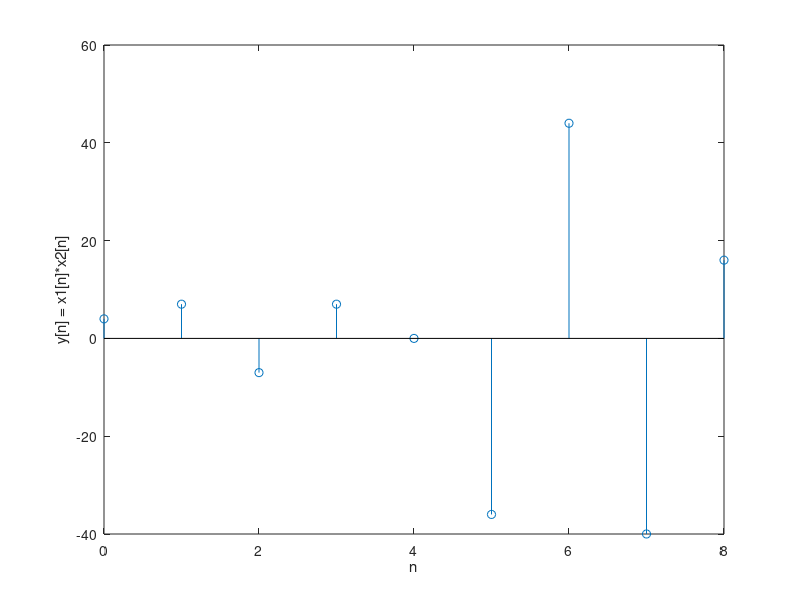
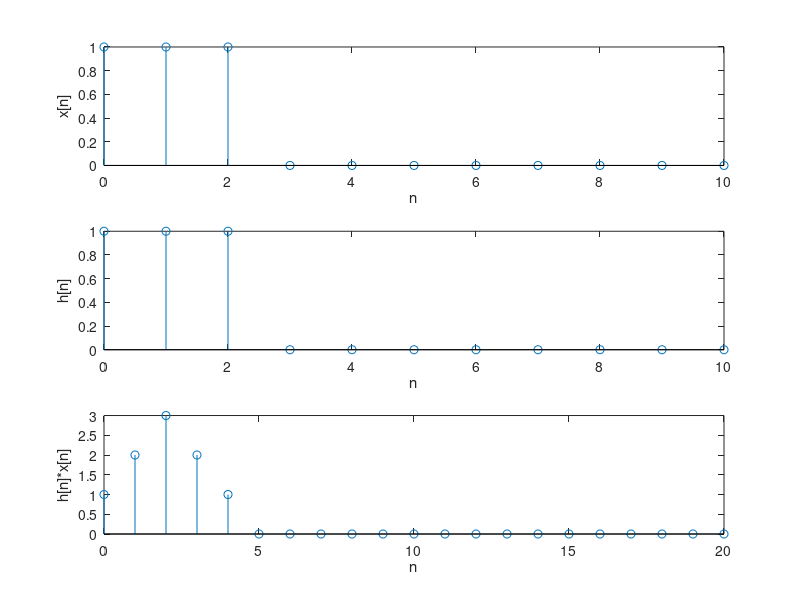
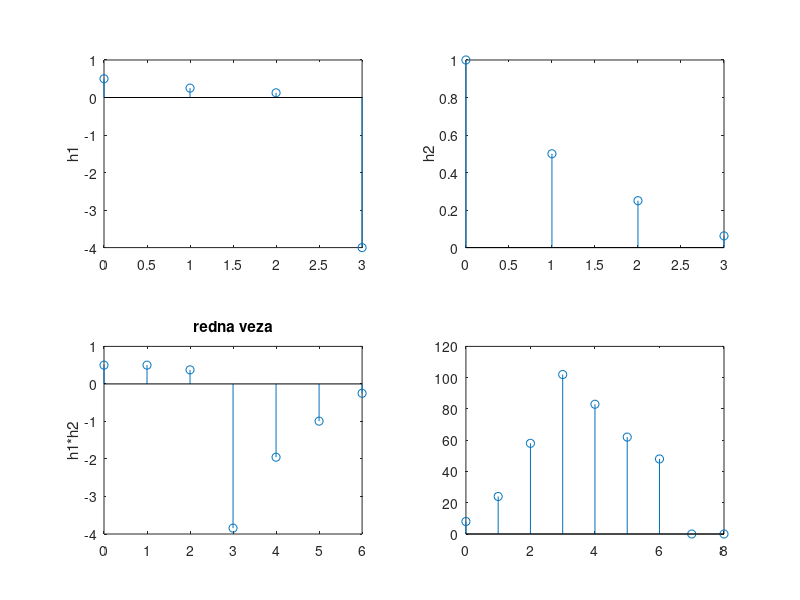
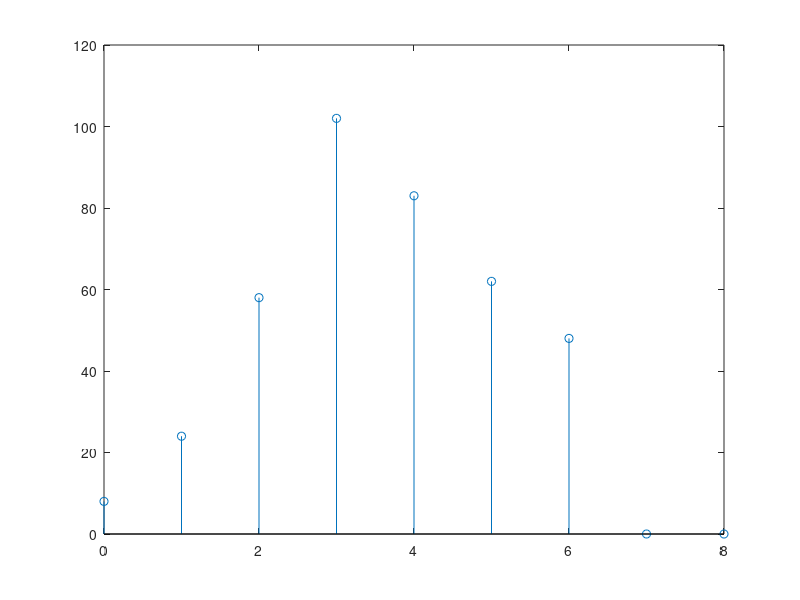

Here is the MATLAB script that generated these plots, in order:
% KONVOLUCIJA
% a[n]*b[n] = sum(a[k]b[n-k])  k=(-inf, inf)
% ili u MATLAB-u conv(a, b)
% ako prvi signal ima duzinu Na, a drugi Nb, 
% duzina signala konvolucije bice duzine Na+Nb-1

% IMPULSNI ODZIV
% Odziv sistema na delta impuls na ulazu
% IMPULSNI_ODZIV[n] = delta[n]*sistem
% Y[n] = conv(X[n], IMPULSNI_ODZIV[n])

% ** conv se koristi i za mnozenje polinoma

%% 1
x1 = [4, 3, -6, 8, -4];
x2 = [1, 1, -1, 2, -4];
y = conv(x1, x2);
Ny = length(x1) + length(x2) - 1;
n = 0:Ny-1;
figure, stem(n, y);
xlabel('n');
ylabel("y[n] = x1[n]*x2[n]")

%% 2  
% impulsni odziv
n = 0:10;
h = (n>=0) - ((n-3)>=0);
x = h;
figure, subplot(311);
stem(n, x);
xlabel("n")
ylabel("x[n]")

subplot(312);
stem(n, h);
xlabel("n")
ylabel("h[n]")

y = conv(x, h);
ny = 0:length(y)-1;
subplot(313);
stem(ny, y);
xlabel("n")
ylabel("h[n]*x[n]")

%% 3
% redna veza --> h1 --> h2 --> postaje conv(h1, h2)
% paralelne veza 
% --> h1 --> + -->   postaje h1+h2
%  |--> h2 --^
h1 = [0.5, 0.25, 0.125, -4];
h2 = [1, 0.5, 0.25, 0.0625];
n = 0:3;
figure, subplot(221);
stem(n, h1);
ylabel("h1")
subplot(222);
stem(n, h2);
ylabel("h2")

% redna veza
h3 = conv(h1, h2);
nh3 = 0:length(h3)-1;
subplot(223)
stem(nh3, h3)
ylabel('h1*h2')
title('redna veza')

% paralelna veza
h4 = h1+h2;
subplot(224)
stem(n, h4)
ylabel('h1+h2')
title('paralelna veza')


%% 6 (4 i 5 preskociti)
% Izracunati izlaz sistema sa slike
n = 0:3;
h1 = (n>=0)-((n-2)>=0);
h2 = [1, 2, 0, 0]; % dodate de nule kako bi duzine h1 i h2 bile iste
h3 = [2, 2, 1, 2];
x = [2, 1, 8];
%y = conv(x, conv((h1+h2), h3));
y = conv(h3, conv(x, (h1+h2)));

stem(0:length(y)-1, y)

%% postepeno
n = 0:3;
h1 = (n>=0)-((n-2)>=0);
h2 = [1, 2, 0, 0];
h3 = [2, 2, 1, 2];
x = [2, 1, 8];
x1 = conv(x, h1);
x2 = conv(x, h2);
x3 = x1+x2;
y = conv(x3, h3);
ny = 0:length(y)-1;
figure, stem(ny, y);

%% 7 
n = 0:3;
x = (n==0) - 0.1*((n-1)==0) + 4*((n-2)==0);
r1 = (n==0) - 5*((n-1)==0) + 9*((n-2)==0)+ 3 *((n-4)==0);
r2 = -(n==0);
r3 = (n==0) - 2*((n-1)==0) + 5*((n-2)==0) -((n-3)==0);

x1 = conv(x, conv(r1, (r2+r3)));
% x i x1 moraju biti iste velicine za oduzimanje
% dodamo onoliko nula koliko fali 

x_pov = (n==0);
x_pov = conv(x, x_pov);
x_pov = [x_pov zeros(1, length(x1)-length(x_pov))];
y = conv((x1 - x_pov), r1);
zm=y;
figure, stem(0:length(y)-1, y)

%% 8
n = 0:3;
x = (n==0) - 2*((n-1)==0) + 4*((n-2)==0);
r1 = (n==0) - 5*((n-1)==0) + 9*((n-2)==0)+ 3 *((n-3)==0);
r2 = -1*(n==0);
r3 = (n==0) - 2*((n-1)==0) + 5*((n-2)==0) -((n-3)==0);

x3 = conv(x, r3);
x2 = conv(x, r2);
x1 = conv(x2, r1);
x4 = -[x3 zeros(1, length(x1)- length(x3))] + x1 + [x zeros(1, length(x1)-length(x))];
y = conv(x4, r1);
ny = 0:length(y)-1;
stem(ny, y);





















